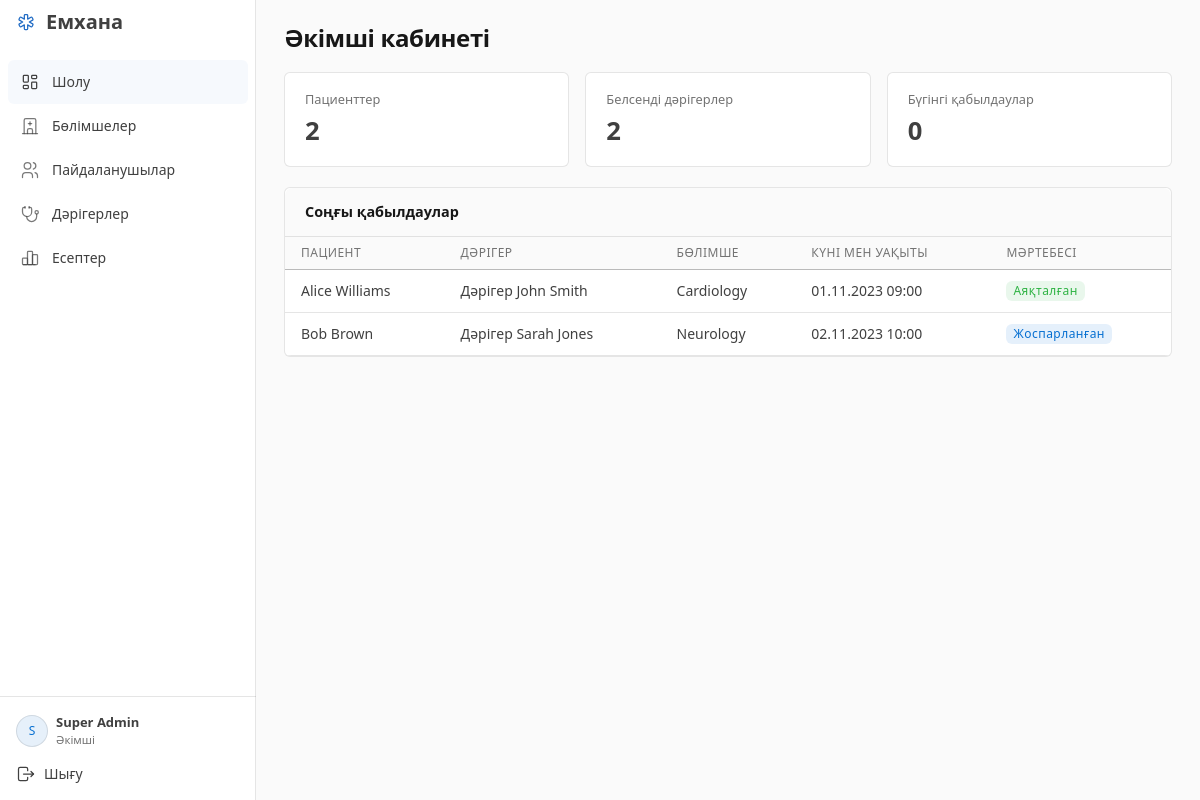
Page /admin/dashboard.php (signed in) on the committed database.
### tables this page shows
CREATE TABLE appointments (
    id INT AUTO_INCREMENT PRIMARY KEY,
    patient_id INT NOT NULL,
    doctor_id INT NOT NULL,
    appointment_date DATE NOT NULL,
    appointment_time TIME NOT NULL,
    reason TEXT,
    status ENUM('Scheduled', 'Completed', 'Cancelled') DEFAULT 'Scheduled',
    occupied_slot TINYINT GENERATED ALWAYS AS (CASE WHEN status = 'Cancelled' THEN NULL ELSE 1 END) STORED,
    UNIQUE KEY unique_doctor_slot (doctor_id, appointment_date, appointment_time, occupied_slot),
    created_at TIMESTAMP DEFAULT CURRENT_TIMESTAMP,
    updated_at TIMESTAMP DEFAULT CURRENT_TIMESTAMP ON UPDATE CURRENT_TIMESTAMP,
    
    FOREIGN KEY (patient_id) REFERENCES patients(id) ON DELETE CASCADE,
    CONSTRAINT fk_appointment_doctor FOREIGN KEY (doctor_id) REFERENCES doctors(id) ON DELETE RESTRICT
);

CREATE TABLE patients (
    id INT AUTO_INCREMENT PRIMARY KEY,
    first_name VARCHAR(50) NOT NULL,
    last_name VARCHAR(50) NOT NULL,
    dob DATE NOT NULL,
    gender ENUM('Male', 'Female', 'Other'),
    phone VARCHAR(20) NOT NULL,
    email VARCHAR(100),
    address TEXT,
    created_at TIMESTAMP DEFAULT CURRENT_TIMESTAMP,
    updated_at TIMESTAMP DEFAULT CURRENT_TIMESTAMP ON UPDATE CURRENT_TIMESTAMP
);

CREATE TABLE users (
    id INT AUTO_INCREMENT PRIMARY KEY,
    username VARCHAR(50) UNIQUE NOT NULL,
    password_hash VARCHAR(255) NOT NULL,
    role ENUM('Admin', 'Doctor', 'Receptionist', 'Patient') NOT NULL,
    first_name VARCHAR(50) NOT NULL,
    last_name VARCHAR(50) NOT NULL,
    is_active BOOLEAN DEFAULT TRUE,
    UNIQUE KEY unique_user_role (id, role),
    created_at TIMESTAMP DEFAULT CURRENT_TIMESTAMP,
    updated_at TIMESTAMP DEFAULT CURRENT_TIMESTAMP ON UPDATE CURRENT_TIMESTAMP
);

CREATE TABLE departments (
    id INT AUTO_INCREMENT PRIMARY KEY,
    name VARCHAR(100) UNIQUE NOT NULL,
    description TEXT,
    created_at TIMESTAMP DEFAULT CURRENT_TIMESTAMP,
    updated_at TIMESTAMP DEFAULT CURRENT_TIMESTAMP ON UPDATE CURRENT_TIMESTAMP
);

### includes/functions.php (called while the page is built, shortened)
<?php
require_once __DIR__ . '/i18n.php';
function h($string) {
    return htmlspecialchars($string ?? '', ENT_QUOTES | ENT_SUBSTITUTE, 'UTF-8');
}
?>

### admin/dashboard.php (the view, shortened to what this page needs)
<?php
require_once '../includes/auth.php';
require_once '../includes/functions.php';
$total_patients = $pdo->query("SELECT COUNT(*) FROM patients")->fetchColumn();
$total_doctors = $pdo->query("SELECT COUNT(*) FROM doctors d JOIN users u ON u.id=d.user_id WHERE u.role='Doctor' AND u.is_active=1")->fetchColumn();
$today = clinicToday();
$today_appointments = $pdo->prepare("SELECT COUNT(*) FROM appointments WHERE appointment_date = ?");
$today_appointments->execute([$today]);
$count_today = $today_appointments->fetchColumn();
$recent_query = "SELECT a.appointment_date, a.appointment_time, a.status,
                        p.first_name AS pat_first, p.last_name AS pat_last,
                        u.first_name AS doc_first, u.last_name AS doc_last,
                        dept.name AS dept_name
                 FROM appointments a
                 JOIN patients p ON a.patient_id = p.id
                 JOIN doctors d ON a.doctor_id = d.id
                 JOIN users u ON d.user_id = u.id
                 LEFT JOIN departments dept ON d.department_id = dept.id
                 ORDER BY a.created_at DESC
                 LIMIT 10";
$recent_appointments = $pdo->query($recent_query)->fetchAll();
$path_prefix = '../';
require_once '../includes/header.php';
?>
<div class="mb-3"><h2><?= h(t('Admin Dashboard')) ?></h2></div>
<div class="day-stats">
 <?php foreach ([t('Total Patients')=>$total_patients,t('Active doctors')=>$total_doctors,t('Today\'s appointments')=>$count_today] as $label=>$value): ?>
 <div class="card"><div class="card-body"><span><?= h(t($label)) ?></span><strong><?= h($value) ?></strong></div></div>
 <?php endforeach; ?>
</div>
<div class="card mb-5">
    <div class="card-header bg-light">
        <h5 class="mb-0"><?= h(t('Recent Appointments')) ?></h5>
    </div>
    <div class="card-body table-responsive">
        <table class="table table-hover align-middle">
            <thead class="table-light">
                <tr>
                    <th><?= h(t('Patient')) ?></th>
                    <th><?= h(t('Doctor')) ?></th>
                    <th><?= h(t('Department')) ?></th>
                    <th><?= h(t('Date & Time')) ?></th>
                    <th><?= h(t('Status')) ?></th>
                </tr>
            </thead>
            <tbody>
                <?php foreach($recent_appointments as $app): ?>
                <tr>
                    <td><?= h($app['pat_first'] . ' ' . $app['pat_last']) ?></td>
                    <td><?= h(t('Dr.')) ?> <?= h($app['doc_first'] . ' ' . $app['doc_last']) ?></td>
                    <td><?= h($app['dept_name'] ?? t('Unassigned')) ?></td>
                    <td>
                        <?= h(displayDate($app['appointment_date'])) ?>
                        <?= h(displayTime($app['appointment_time'])) ?>
                    </td>
                    <td>
                        <?= statusBadge($app['status']) ?>
                    </td>
                </tr>
                <?php endforeach; ?>
            </tbody>
        </table>
    </div>
</div>
<?php require_once '../includes/footer.php'; ?>

### includes/header.php (shortened to what this page needs)
<?php
$path_prefix = $path_prefix ?? '';
require_once __DIR__ . '/functions.php';
require_once __DIR__ . '/ui.php';
$signed_in = isset($_SESSION['user_id']);
$role = $_SESSION['role'] ?? '';
$menus = [
 'Admin' => [['admin/dashboard.php','Overview','dashboard'],['admin/departments.php','Departments','department'],['admin/users.php','Team members','patients'],['admin/doctors.php','Doctors','doctor'],['admin/reports.php','Reports','report']],
 'Receptionist' => [['receptionist/dashboard.php','Day appointments','calendar'],['receptionist/patients.php','Patients','patients'],['receptionist/appointments.php','Appointments','history']],
 'Doctor' => [['doctor/dashboard.php','My day appointments','calendar'],['doctor/my_appointments.php','My Appointments','history'],['doctor/patient_history.php','Patient History','patients']],
 'Patient' => [['patient/dashboard.php','My Appointments','calendar'],['patient/book.php','Book appointment','history']],
];
$current = basename($_SERVER['SCRIPT_NAME'] ?? '');
$active_page = ['patient_details.php'=>'patients.php','appointment_details.php'=>'my_appointments.php'][$current] ?? $current;
$full_name = trim(($_SESSION['first_name'] ?? '') . ' ' . ($_SESSION['last_name'] ?? ''));
$avatar_letter = mb_substr($full_name, 0, 1, 'UTF-8');
?>
<!doctype html>
<html lang="kk" data-bs-theme="light">
<head>
 <link rel="stylesheet" href="<?= $path_prefix ?>assets/vendor/tabler/tabler.min.css">
 <link rel="stylesheet" href="<?= $path_prefix ?>assets/css/style.css">
</head>
<body class="<?= $signed_in ? 'workspace' : 'auth-page' ?>" data-required-message="<?= h(t('This field is required.')) ?>" data-email-message="<?= h(t('Invalid email format.')) ?>" data-invalid-message="<?= h(t('Invalid field value.')) ?>">
<?php if ($signed_in): ?>
<div class="page">
 <aside class="navbar navbar-vertical navbar-expand-lg" aria-label="<?= h(t('Toggle navigation')) ?>">
  <div class="container-fluid">
   <a class="navbar-brand" href="<?= $path_prefix . h($menus[$role][0][0] ?? 'index.php') ?>"><?= uiIcon('cross') ?><span><?= h(t('Clinic')) ?></span></a>
   <div class="collapse navbar-collapse" id="navbarNav">
    <ul class="navbar-nav pt-lg-3">
    <?php foreach ($menus[$role] ?? [] as [$url,$label,$icon]): $active=basename($url)===$active_page; ?>
     <li class="nav-item<?= $active ? ' active' : '' ?>"><a class="nav-link" href="<?= $path_prefix . h($url) ?>"<?= $active ? ' aria-current="page"' : '' ?>><span class="nav-link-icon"><?= uiIcon($icon) ?></span><span class="nav-link-title"><?= h(t($label)) ?></span></a></li>
    <?php endforeach; ?>
    </ul>
    <div class="sidebar-account mt-lg-auto border-top pt-3">
     <div class="d-flex align-items-center gap-2 px-3 mb-3"><span class="avatar avatar-sm bg-blue-lt"><?= h($avatar_letter) ?></span><div class="account-name"><strong><?= h($full_name) ?></strong><small class="text-secondary d-block"><?= h(t($role)) ?></small></div></div>
     <a class="nav-link px-3 pb-3" href="<?= $path_prefix ?>logout.php"><?= uiIcon('logout') ?><span class="ms-2"><?= h(t('Sign out')) ?></span></a>
    </div>
   </div>
  </div>
 </aside>
 <div class="page-wrapper">
  <main id="main-content" class="page-body"><div class="container-fluid app-content">
<?php else: ?>
 <main id="main-content" class="page page-center"><div class="container container-tight py-4">
<?php endif; ?>

### includes/ui.php
<?php
function uiIcon($name, $class = '') {
    static $icons = ['cross'=>'medical-cross','dashboard'=>'layout-dashboard','patients'=>'users','doctor'=>'stethoscope','calendar'=>'calendar','department'=>'building-hospital','report'=>'chart-bar','history'=>'clipboard-text','logout'=>'logout','arrow'=>'arrow-right','menu'=>'menu-2'];
    $file = $icons[$name] ?? $icons['cross'];
    $svg = file_get_contents(__DIR__ . '/../assets/vendor/tabler-icons/' . $file . '.svg');
    $svg = preg_replace('/class="[^"]*"/', 'class="icon ' . h($class) . '"', $svg, 1);
    return preg_replace('/<svg\b/', '<svg aria-hidden="true"', $svg, 1);
}

### includes/i18n.php (shortened to what this page needs)
<?php
function t($key) {
    static $messages;
    if ($messages === null) $messages = json_decode(file_get_contents(__DIR__ . '/lang/kk.json'), true, 512, JSON_THROW_ON_ERROR);
    return $messages[$key ?? ''] ?? ($key ?? '');
}
function displayDate($value) {
    try { return (new DateTimeImmutable($value))->format('d.m.Y'); }
    catch (Exception $e) { return t('N/A'); }
}
function displayTime($value) { return substr($value ?? '', 0, 5); }
function statusBadge($status) {
    $colors = ['Scheduled' => 'blue', 'Completed' => 'green', 'Cancelled' => 'secondary'];
    return '<span class="badge bg-' . ($colors[$status] ?? 'secondary') . '-lt">' . h(t($status)) . '</span>';
}

### includes/footer.php (shortened to what this page needs)
</div></main>
<?php if ($signed_in ?? false): ?></div></div><?php endif; ?>
</body>
</html>

### assets/css/style.css (style rules this page uses)
:root { --tblr-font-sans-serif:"Segoe UI",system-ui,-apple-system,sans-serif; --tblr-primary:#206bc4; }
body { font-size:.875rem; }
.navbar-brand { justify-content:flex-start; gap:10px; font-size:1.25rem; font-weight:650; }
.navbar-brand .icon { color:var(--tblr-primary); }
.workspace .navbar-vertical .navbar-brand { justify-content:flex-start; gap:10px; }
.navbar-vertical .navbar-collapse { min-width:0; }
.sidebar-account { width:100%; }
.account-name { min-width:0; overflow-wrap:anywhere; font-size:.8125rem; }
.app-content { max-width:1600px; padding-left:28px; padding-right:28px; }
.app-content h2 { font-size:1.5rem; font-weight:600; letter-spacing:-.35px; margin-bottom:8px; }
.card { box-shadow:none !important; border-radius:6px; }
.card-header { min-height:0; padding:16px 20px; }
.card-header h5,.card-header h6 { margin:0; font-size:.9rem; font-weight:600; }
.card-body.table-responsive { padding:0; }
.table { margin-bottom:0; }
.table > :not(caption) > * > * { padding:11px 16px; }
.table th { font-size:.7rem; font-weight:600; white-space:nowrap; }
.table td { vertical-align:middle; }
.table-responsive { border-radius:0 0 6px 6px; }
.day-stats { display:grid; grid-template-columns:repeat(3,minmax(0,1fr)); gap:16px; margin:20px 0; }
.day-stats .card-body { padding:16px 20px; }
.day-stats strong { display:block; font-size:1.6rem; font-weight:600; margin-top:4px; }
.day-stats span { color:var(--tblr-secondary); font-size:.8rem; }
@media (min-width:992px) { .navbar-vertical.navbar-expand-lg .navbar-collapse { display:flex !important; flex-direction:column; height:calc(100vh - 90px); } }
@media (min-width:992px) { .navbar-vertical .navbar-nav { width:100%; } }

### rows in the picture
appointments: patient.last_name "Alice Williams", users.first_name+last_name "John Smith", departments.name "Cardiology", appointment_date "01.11.2023", appointment_time "09:00", status "Аяқталған"
appointments: patient.last_name "Bob Brown", users.first_name+last_name "Sarah Jones", departments.name "Neurology", appointment_date "02.11.2023", appointment_time "10:00", status "Жоспарланған"

### other values in the picture
t('Clinic') "Емхана"
t($label) "Шолу"
t($label) "Бөлімшелер"
t($label) "Пайдаланушылар"
t($label) "Дәрігерлер"
t($label) "Есептер"
$avatar_letter "S"
$full_name "Super Admin"
t($role) "Әкімші"
t('Sign out') "Шығу"
t('Admin Dashboard') "Әкімші кабинеті"
t($label) "Пациенттер"
$value "2"
t($label) "Белсенді дәрігерлер"
t($label) "Бүгінгі қабылдаулар"
